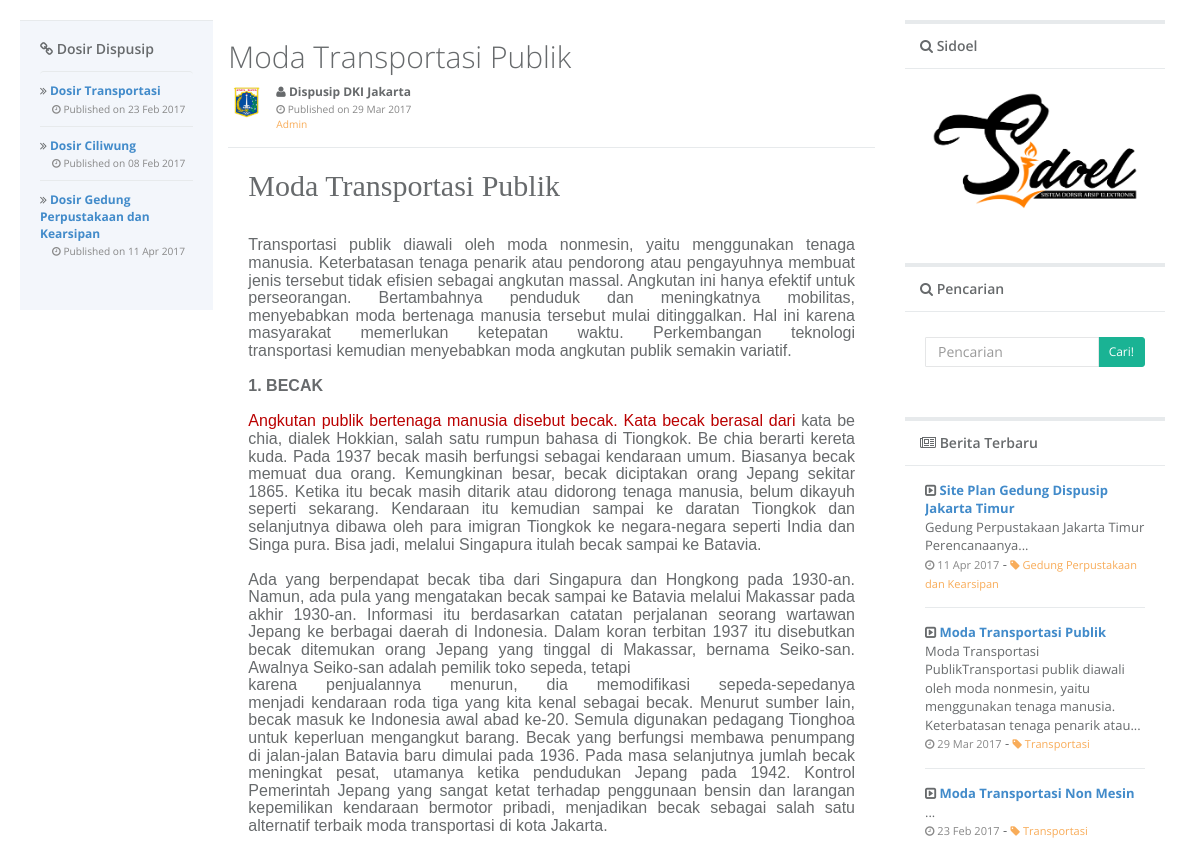
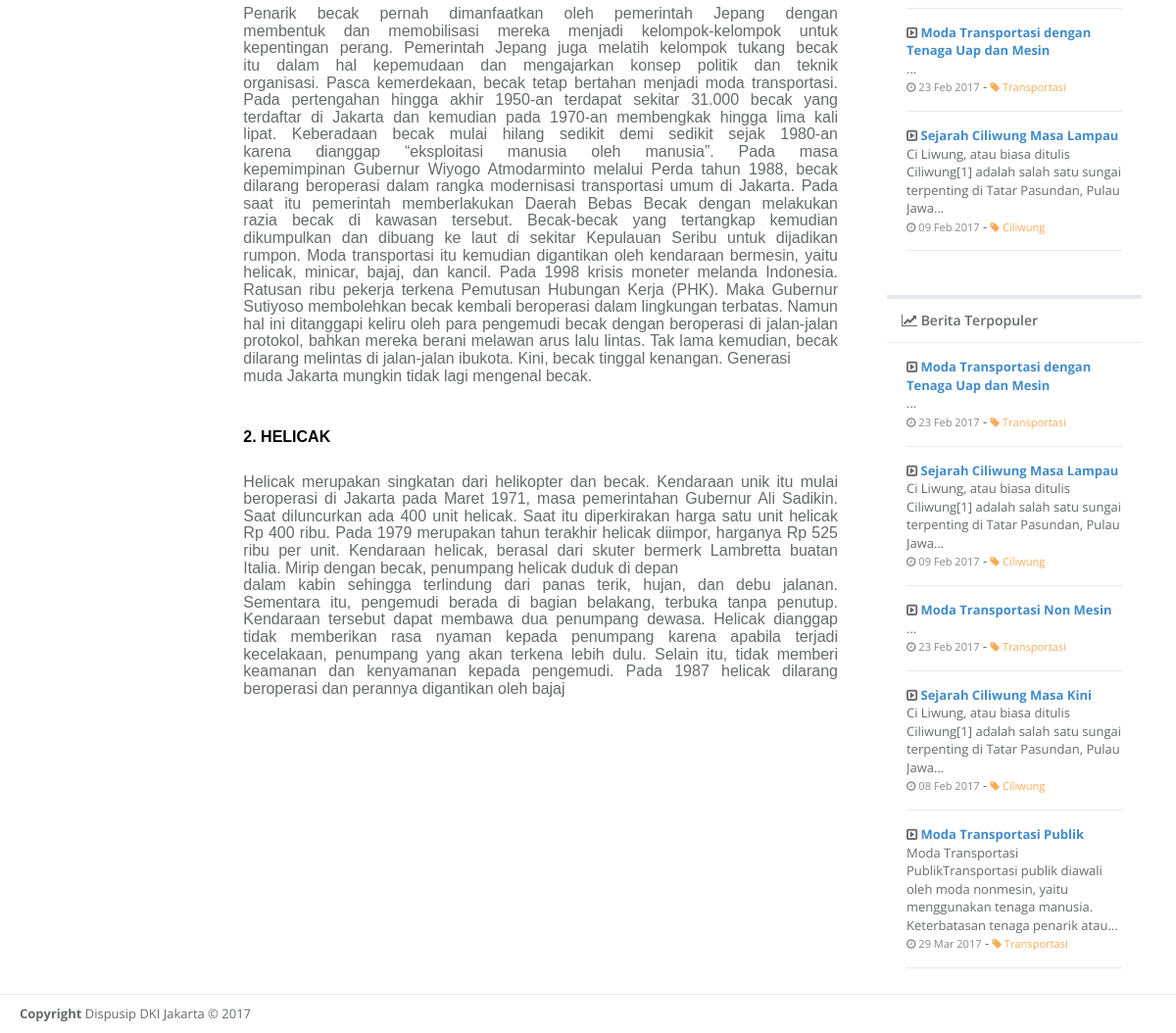
/?p=detail&id=bc28028e-d250-4c85-9e86-e63acb7b0e38, run on the app's committed database (2 pictures, top to bottom).
### tables this page shows
CREATE TABLE `tbl_artikel` (
  `sid` varchar(36) NOT NULL,
  `tanggal` date NOT NULL,
  `judul` varchar(100) NOT NULL,
  `author` varchar(100) NOT NULL,
  `isi` text NOT NULL,
  `category` varchar(50) NOT NULL,
  `sub_category` varchar(100) NOT NULL,
  `sumber` varchar(100) NOT NULL,
  `cover` varchar(50) NOT NULL,
  `viewed` int(5) NOT NULL,
  `is_publish` tinyint(1) NOT NULL DEFAULT '1'
);

### config/configuration.php (called while the page is built, shortened)
<?php
    function get_tanggal($tanggal) {
        $day = date('d', strtotime($tanggal));
        $year = date('Y', strtotime($tanggal));
        $month = date('M', strtotime($tanggal));
        $monthList = array(
            "Jan" => "Jan",
            "Feb" => "Feb",
            "Mar" => "Mar",
            "Apr" => "Apr",
            "May" => "Mei",
            "Jun" => "Jun",
            "Jul" => "Jul",
            "Aug" => "Ags",
            "Sep" => "Sep",
            "Oct" => "Okt",
            "Nov" => "Nov",
            "Dec" => "Des"
        );
        return $day." ".$monthList[$month]." ".$year;
    }
    function trim_text($input, $length, $ellipses = true, $strip_html = true) {
        if ($strip_html) {
            $input = strip_tags($input);
        }
        $last_space = strrpos(substr($input, 0, $length), ' ');
        $trimmed_text = substr($input, 0, $last_space);
        if ($ellipses) {
            $trimmed_text .= '...';
        }
        return $trimmed_text;
    }
?>

### form/templates/container_right.php (the view)
<div class="row">
    <div class="col-lg-12">
        <div class="ibox float-e-margins">
            <div class="ibox-title">
                <h5><i class="fa fa-search"></i> Sidoel</h5>
            </div>
            <div class="ibox-content">
                <a href="?p=home"><img alt="Brand" class="img-responsive" width="" src="images/siDOEL.png"></a>
            </div>
        </div>
    </div>
    <div class="col-lg-12">
        <div class="ibox float-e-margins">
            <div class="ibox-title">
                <h5><i class="fa fa-search"></i> Pencarian</h5>
            </div>
            <div class="ibox-content">
                <div class="search-form">
                    <form action="" method="post">
                        <div class="input-group">
                            <input type="text" placeholder="Pencarian" name="txt_search" value="<?php echo $txtSearch;?>" class="input-sm form-control">
                            <span class="input-group-btn">
                            <button type="submit" class="btn btn-sm btn-primary" name="searching"> Cari!</button> </span>
                        </div>
                    </form>
                </div>
            </div>
        </div>
    </div>
    <div class="col-lg-12">
        <div class="ibox float-e-margins">
            <div class="ibox-title">
                <h5><i class="fa fa-newspaper-o"></i> Berita Terbaru</h5>
            </div>
            <div class="ibox-content">
                <div class="feed-activity-list">
                <?php
                    $sql = mysqli_query($conn, "SELECT * FROM tbl_artikel WHERE is_publish = 1 order by tanggal desc LIMIT 5");
                    while($arr = mysqli_fetch_array($sql)) {
                ?>
                    <div class="feed-element">
                        <div>
                            <i class="fa fa-caret-square-o-right"></i>
                            <strong><a href="?p=detail&id=<?php echo $arr['sid'];?>"><?php echo $arr['judul']?></a></strong>
                            <div><?php echo trim_text(htmlspecialchars_decode($arr['isi']), 150);?></div>
                            <small class="text-muted"><i class="fa fa-clock-o"></i> <?php echo get_tanggal($arr['tanggal'])?></small> -
                            <small class="text-warning"><a href="?p=category-detail&category=<?php echo $arr['category']?>" class="text-warning"><i class="fa fa-tag"></i> <?php echo $arr['category']?></a></small>
                        </div>
                    </div>
                    <?php } ?>
                </div>
            </div>
        </div>
    </div>
    <div class="col-lg-12">
        <div class="ibox float-e-margins">
            <div class="ibox-title">
                <h5><i class="fa fa-line-chart"></i> Berita Terpopuler</h5>
            </div>
            <div class="ibox-content">
                <div class="feed-activity-list">
                <?php
                    $sql = mysqli_query($conn, "SELECT * FROM tbl_artikel WHERE is_publish = 1 order by viewed desc LIMIT 5");
                    while($arr = mysqli_fetch_array($sql)) {
                ?>
                    <div class="feed-element">
                        <div>
                            <i class="fa fa-caret-square-o-right"></i>
                            <strong><a href="?p=detail&id=<?php echo $arr['sid'];?>"><?php echo $arr['judul']?></a></strong>
                            <div><?php echo trim_text(htmlspecialchars_decode($arr['isi']), 150);?></div>
                            <small class="text-muted"><i class="fa fa-clock-o"></i> <?php echo get_tanggal($arr['tanggal'])?></small> -
                            <small class="text-warning"><a href="?p=category-detail&category=<?php echo $arr['category']?>" class="text-warning"><i class="fa fa-tag"></i> <?php echo $arr['category']?></a></small>
                        </div>
                    </div>
                    <?php } ?>
                </div>
            </div>
        </div>
    </div>
</div>

### form/templates/container_left.php
<h4><i class="fa fa-link"></i> Dosir Dispusip</h4>
<ul class="list-group clear-list m-t">
	<?php
	    $sql = mysqli_query($conn, "SELECT * FROM tbl_artikel WHERE is_publish = 1 group by category order by viewed desc, tanggal desc, judul desc LIMIT 15");
	    while($arr = mysqli_fetch_array($sql)) {
	?>
     <li class="list-group-item">
        <div class="dropdown-messages-box">
            <div class="media-body">
                <i class="fa fa-angle-double-right"></i>
                <strong> <a href="?p=dosir-detail&dosir=<?php echo $arr['category'];?>">Dosir <?php echo $arr['category']; ?> </a></strong><br>
                &emsp;<small class="text-muted"><i class="fa fa-clock-o"></i> Published on <?php echo get_tanggal($arr['tanggal'])?></small>
            </div>
        </div>
    <?php } ?>
    </li>
</ul>

### form/public/artikel_detail.php (shortened to what this page needs)
<?php
    $page = $_GET['id'];
    if (isset($page)) {
    $sql = mysqli_query($conn, "SELECT * FROM tbl_artikel where sid = '$page' LIMIT 1");
    $arr = mysqli_fetch_array($sql);
?>
<div class="feed-element">
    <h1><?php echo htmlspecialchars_decode($arr['judul']);?></h1>
    <a href="#" class="pull-left">
        <img alt="image" class="img-circle" src="images/avatar-bpad.jpg">
    </a>
    <div class="media-body ">
        <i class="fa fa-user"></i>
        <strong>Dispusip DKI Jakarta</strong><br>
        <small class="text-muted"> <i class="fa fa-clock-o"></i> Published on <?php echo get_tanggal($arr['tanggal'])?></small><br />
        <small class="pull-left text-warning">Admin</small>
    </div>
</div>
<div class="ibox-content">
    <?php echo htmlspecialchars_decode($arr['isi']);?>
</div>
<?php } else {include("form/templates/404.php");} ?>

### data on the page
tbl_artikel: category "Transportasi", tanggal "23 Feb 2017", judul "Moda Transportasi Non Mesin", isi "..."
tbl_artikel: category "Ciliwung", tanggal "08 Feb 2017", judul "Sejarah Ciliwung Masa Kini", isi "Ci Liwung, atau biasa ditulis Ciliwung[1] adalah salah satu sungai terpenting di Tatar Pasundan, Pulau Jawa..."
tbl_artikel: category "Gedung Perpustakaan dan Kearsipan", tanggal "11 Apr 2017", judul "Site Plan Gedung Dispusip Jakarta Timur", isi "Gedung Perpustakaan Jakarta Timur Perencanaanya..."
tbl_artikel: judul "Moda Transportasi Publik", tanggal "29 Mar 2017", isi "Moda Transportasi Publik Transportasi publik diawali oleh moda nonmesin, yaitu menggunakan tenaga manusia. Keterbatasan tenaga penarik atau pendorong atau pengayuhnya membuat jenis tersebut tidak efisien sebagai angkutan massal. Angkutan ini hanya efektif untuk perseorangan. Bertambahnya penduduk dan meningkatnya mobilitas, menyebabkan moda bertenaga manusia tersebut mulai ditinggalkan. Hal ini karena masyarakat memerlukan ketepatan waktu. Perkembangan teknologi transportasi kemudian menyebabkan moda angk utan publik semakin variatif. 1. BECAK Angkutan publik bertenaga manusia disebut becak. Kata becak berasal dari kata be chia, dialek Hokkian, salah satu rumpun bahasa di Tiongkok. Be chia…", isi "Moda Transportasi PublikTransportasi publik diawali oleh moda nonmesin, yaitu menggunakan tenaga manusia. Keterbatasan tenaga penarik atau...", category "Transportasi"
tbl_artikel: judul "Moda Transportasi dengan Tenaga Uap dan Mesin", isi "...", tanggal "23 Feb 2017", category "Transportasi"
tbl_artikel: judul "Sejarah Ciliwung Masa Lampau", isi "Ci Liwung, atau biasa ditulis Ciliwung[1] adalah salah satu sungai terpenting di Tatar Pasundan, Pulau Jawa...", tanggal "09 Feb 2017", category "Ciliwung"
